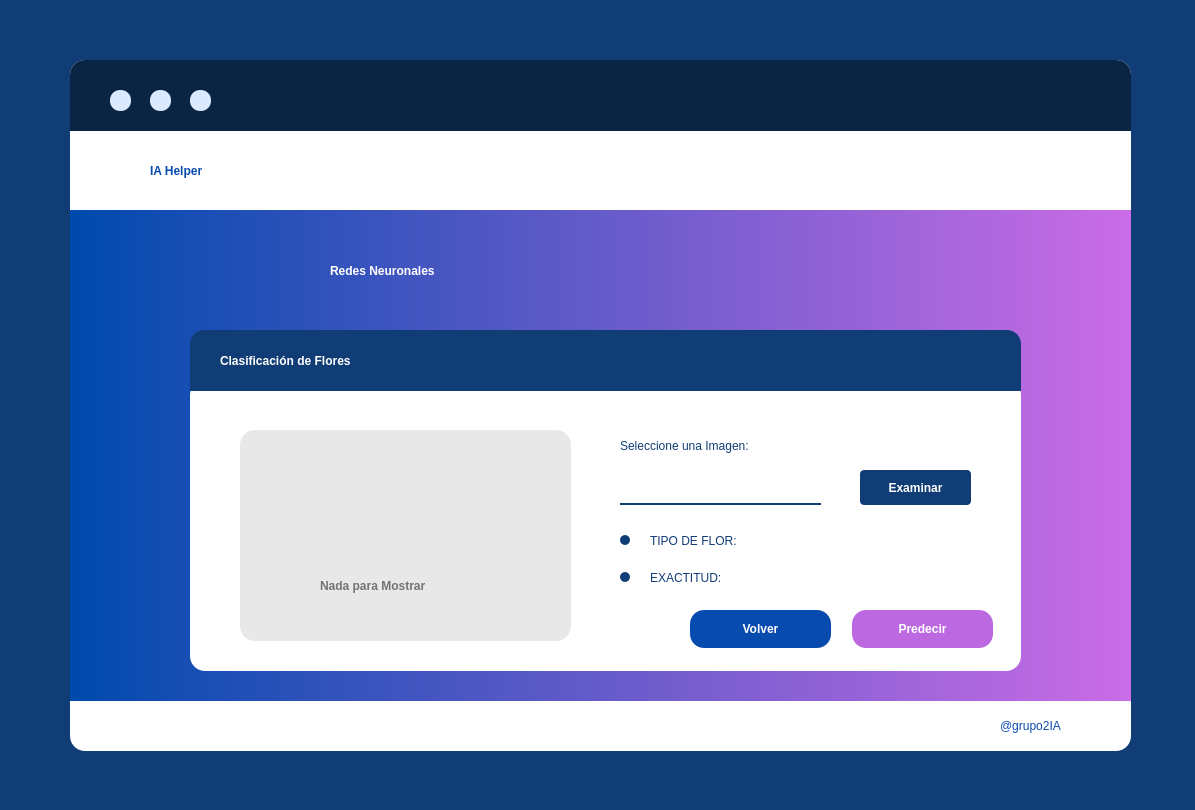
<?xml version="1.0" encoding="UTF-8"?>
<ui version="4.0">
 <class>MainWindow</class>
 <widget class="QMainWindow" name="MainWindow">
  <property name="geometry">
   <rect>
    <x>0</x>
    <y>0</y>
    <width>1195</width>
    <height>810</height>
   </rect>
  </property>
  <property name="windowTitle">
   <string>MainWindow</string>
  </property>
  <property name="styleSheet">
   <string notr="true">background-color: rgb(17, 61, 118);</string>
  </property>
  <widget class="QWidget" name="centralwidget">
   <widget class="QFrame" name="frame">
    <property name="geometry">
     <rect>
      <x>70</x>
      <y>60</y>
      <width>1061</width>
      <height>691</height>
     </rect>
    </property>
    <property name="styleSheet">
     <string notr="true">background-color: rgb(255, 255, 255);
border-radius:15px;</string>
    </property>
    <property name="frameShape">
     <enum>QFrame::StyledPanel</enum>
    </property>
    <property name="frameShadow">
     <enum>QFrame::Raised</enum>
    </property>
    <widget class="QFrame" name="frame_2">
     <property name="geometry">
      <rect>
       <x>0</x>
       <y>150</y>
       <width>1061</width>
       <height>491</height>
      </rect>
     </property>
     <property name="styleSheet">
      <string notr="true">background-color: qlineargradient(spread:pad, x1:0, y1:0, x2:1, y2:0, stop:0 rgba(0, 74, 173, 1), stop:1 rgba(203, 108, 230, 1));
border-radius:0;
</string>
     </property>
     <property name="frameShape">
      <enum>QFrame::StyledPanel</enum>
     </property>
     <property name="frameShadow">
      <enum>QFrame::Raised</enum>
     </property>
     <widget class="QFrame" name="frame_10">
      <property name="geometry">
       <rect>
        <x>120</x>
        <y>170</y>
        <width>831</width>
        <height>291</height>
       </rect>
      </property>
      <property name="styleSheet">
       <string notr="true">background-color: rgb(255, 255, 255);
border-radius:15px;</string>
      </property>
      <property name="frameShape">
       <enum>QFrame::StyledPanel</enum>
      </property>
      <property name="frameShadow">
       <enum>QFrame::Raised</enum>
      </property>
      <widget class="QGraphicsView" name="Vista">
       <property name="geometry">
        <rect>
         <x>50</x>
         <y>50</y>
         <width>331</width>
         <height>211</height>
        </rect>
       </property>
       <property name="styleSheet">
        <string notr="true">background-color: rgb(232, 232, 232);</string>
       </property>
      </widget>
      <widget class="QLabel" name="label_7">
       <property name="geometry">
        <rect>
         <x>430</x>
         <y>50</y>
         <width>221</width>
         <height>31</height>
        </rect>
       </property>
       <property name="styleSheet">
        <string notr="true">color: #113D76;
background-color: none;
font: 75 12pt &quot;MS Sans Serif&quot;;</string>
       </property>
       <property name="text">
        <string>Seleccione una Imagen:</string>
       </property>
      </widget>
      <widget class="QPushButton" name="Volver">
       <property name="geometry">
        <rect>
         <x>500</x>
         <y>230</y>
         <width>141</width>
         <height>38</height>
        </rect>
       </property>
       <property name="styleSheet">
        <string notr="true">QPushButton{
	background-color: rgb(8, 75, 175);
	border-radius: 14px;
	color: rgb(255, 255, 255);
	font: 75 10pt &quot;MS Shell Dlg 2&quot;;
	font-weight: bold;
}

QPushButton:hover{
	
	background-color: rgb(8, 84, 190);
}
</string>
       </property>
       <property name="text">
        <string>Volver</string>
       </property>
      </widget>
      <widget class="QPushButton" name="Predecir">
       <property name="geometry">
        <rect>
         <x>662</x>
         <y>230</y>
         <width>141</width>
         <height>38</height>
        </rect>
       </property>
       <property name="styleSheet">
        <string notr="true">QPushButton{
	background-color: rgb(188, 105, 225);
	color: rgb(255, 255, 255);
	border-radius: 14px;
	font: 75 10pt &quot;MS Shell Dlg 2&quot;;
	font-weight: bold;
}
QPushButton:hover{
	background-color: rgb(196, 110, 236);
}

</string>
       </property>
       <property name="text">
        <string>Predecir</string>
       </property>
      </widget>
      <widget class="QPushButton" name="Examinar">
       <property name="geometry">
        <rect>
         <x>670</x>
         <y>90</y>
         <width>111</width>
         <height>35</height>
        </rect>
       </property>
       <property name="styleSheet">
        <string notr="true">QPushButton{
	background-color: #113D76;
	color: white;
	border-radius: 4px;
	font: 75 10pt &quot;MS Shell Dlg 2&quot;;
	font-weight: bold;
}
QPushButton:hover{
	
	
	background-color: rgb(21, 84, 156);
}


</string>
       </property>
       <property name="text">
        <string>Examinar</string>
       </property>
      </widget>
      <widget class="QLabel" name="label_8">
       <property name="geometry">
        <rect>
         <x>430</x>
         <y>94</y>
         <width>201</width>
         <height>31</height>
        </rect>
       </property>
       <property name="styleSheet">
        <string notr="true">border-radius:0;
border-bottom:2px solid rgba(17, 61, 118, 1);
padding-bottom: 1px;
font: 11pt &quot;MS Shell Dlg 2&quot;;
color: rgb(17, 61, 118);</string>
       </property>
       <property name="text">
        <string/>
       </property>
      </widget>
      <widget class="QLabel" name="label_9">
       <property name="geometry">
        <rect>
         <x>130</x>
         <y>190</y>
         <width>181</width>
         <height>31</height>
        </rect>
       </property>
       <property name="styleSheet">
        <string notr="true">background-color: none;
color: rgb(115, 115, 115);
font: 75 italic 12pt &quot;MS Sans Serif&quot;;
font-weight: bold;
</string>
       </property>
       <property name="text">
        <string>Nada para Mostrar</string>
       </property>
      </widget>
      <widget class="QLabel" name="label_10">
       <property name="geometry">
        <rect>
         <x>160</x>
         <y>90</y>
         <width>101</width>
         <height>91</height>
        </rect>
       </property>
       <property name="styleSheet">
        <string notr="true">border-image: url(:/newPrefix/C:/Users/aorti/Downloads/imag.png);
border-image: url(:/img/imag.png);
background-color: none;</string>
       </property>
       <property name="text">
        <string/>
       </property>
      </widget>
      <widget class="QFrame" name="frame_12">
       <property name="geometry">
        <rect>
         <x>430</x>
         <y>155</y>
         <width>10</width>
         <height>10</height>
        </rect>
       </property>
       <property name="styleSheet">
        <string notr="true">background-color: #113D76;
border-radius:5px;
border: none;</string>
       </property>
       <property name="frameShape">
        <enum>QFrame::StyledPanel</enum>
       </property>
       <property name="frameShadow">
        <enum>QFrame::Raised</enum>
       </property>
      </widget>
      <widget class="QFrame" name="frame_13">
       <property name="geometry">
        <rect>
         <x>430</x>
         <y>192</y>
         <width>10</width>
         <height>10</height>
        </rect>
       </property>
       <property name="styleSheet">
        <string notr="true">background-color: #113D76;
border-radius:5px;
border: none;</string>
       </property>
       <property name="frameShape">
        <enum>QFrame::StyledPanel</enum>
       </property>
       <property name="frameShadow">
        <enum>QFrame::Raised</enum>
       </property>
      </widget>
      <widget class="QLabel" name="label_11">
       <property name="geometry">
        <rect>
         <x>460</x>
         <y>145</y>
         <width>151</width>
         <height>31</height>
        </rect>
       </property>
       <property name="styleSheet">
        <string notr="true">color: #113D76;
background-color: none;
font: 75 11pt &quot;MS Sans Serif&quot;;</string>
       </property>
       <property name="text">
        <string>TIPO DE FLOR:</string>
       </property>
      </widget>
      <widget class="QLabel" name="label_12">
       <property name="geometry">
        <rect>
         <x>460</x>
         <y>182</y>
         <width>151</width>
         <height>31</height>
        </rect>
       </property>
       <property name="styleSheet">
        <string notr="true">color: #113D76;
background-color: none;
font: 75 11pt &quot;MS Sans Serif&quot;;
</string>
       </property>
       <property name="text">
        <string>EXACTITUD:</string>
       </property>
      </widget>
      <widget class="QLabel" name="label_13">
       <property name="geometry">
        <rect>
         <x>620</x>
         <y>145</y>
         <width>161</width>
         <height>31</height>
        </rect>
       </property>
       <property name="styleSheet">
        <string notr="true">color: #113D76;
background-color: none;
font: 11pt &quot;MS Sans Serif&quot;;</string>
       </property>
       <property name="text">
        <string/>
       </property>
      </widget>
      <widget class="QLabel" name="label_14">
       <property name="geometry">
        <rect>
         <x>590</x>
         <y>182</y>
         <width>81</width>
         <height>31</height>
        </rect>
       </property>
       <property name="styleSheet">
        <string notr="true">color: #113D76;
background-color: none;
font: 11pt &quot;MS Sans Serif&quot;;</string>
       </property>
       <property name="text">
        <string/>
       </property>
      </widget>
     </widget>
     <widget class="QLabel" name="label_3">
      <property name="geometry">
       <rect>
        <x>260</x>
        <y>40</y>
        <width>401</width>
        <height>41</height>
       </rect>
      </property>
      <property name="styleSheet">
       <string notr="true">color: rgb(255, 255, 255);
background-color: none;
font: 75 25pt &quot;MS Sans Serif&quot;;
font-weight: bold;</string>
      </property>
      <property name="text">
       <string>Redes Neuronales</string>
      </property>
     </widget>
     <widget class="QFrame" name="frame_11">
      <property name="geometry">
       <rect>
        <x>120</x>
        <y>120</y>
        <width>831</width>
        <height>61</height>
       </rect>
      </property>
      <property name="styleSheet">
       <string notr="true">background-color: #113D76;
border-top-left-radius: 14px;
border-top-right-radius:14px;</string>
      </property>
      <property name="frameShape">
       <enum>QFrame::StyledPanel</enum>
      </property>
      <property name="frameShadow">
       <enum>QFrame::Raised</enum>
      </property>
      <widget class="QLabel" name="label_2">
       <property name="geometry">
        <rect>
         <x>30</x>
         <y>10</y>
         <width>441</width>
         <height>41</height>
        </rect>
       </property>
       <property name="styleSheet">
        <string notr="true">color: rgb(255, 255, 255);
font: 75 15pt &quot;MS Sans Serif&quot;;
font-weight: bold;</string>
       </property>
       <property name="text">
        <string>Clasificación de Flores</string>
       </property>
      </widget>
     </widget>
     <widget class="QLabel" name="label_6">
      <property name="geometry">
       <rect>
        <x>680</x>
        <y>22</y>
        <width>81</width>
        <height>71</height>
       </rect>
      </property>
      <property name="styleSheet">
       <string notr="true">background-color: none;
border-image: url(:/img/parte2.png);</string>
      </property>
      <property name="text">
       <string/>
      </property>
     </widget>
    </widget>
    <widget class="QFrame" name="frame_3">
     <property name="geometry">
      <rect>
       <x>0</x>
       <y>0</y>
       <width>1061</width>
       <height>71</height>
      </rect>
     </property>
     <property name="styleSheet">
      <string notr="true">background-color: rgb(10, 36, 68);
border-bottom-left-radius: 0px;
border-bottom-right-radius: 0px;</string>
     </property>
     <property name="frameShape">
      <enum>QFrame::StyledPanel</enum>
     </property>
     <property name="frameShadow">
      <enum>QFrame::Raised</enum>
     </property>
     <widget class="QFrame" name="frame_4">
      <property name="geometry">
       <rect>
        <x>40</x>
        <y>30</y>
        <width>21</width>
        <height>21</height>
       </rect>
      </property>
      <property name="styleSheet">
       <string notr="true">background-color: #DCEAFF;
border-radius:10;</string>
      </property>
      <property name="frameShape">
       <enum>QFrame::StyledPanel</enum>
      </property>
      <property name="frameShadow">
       <enum>QFrame::Raised</enum>
      </property>
     </widget>
     <widget class="QFrame" name="frame_5">
      <property name="geometry">
       <rect>
        <x>80</x>
        <y>30</y>
        <width>21</width>
        <height>21</height>
       </rect>
      </property>
      <property name="styleSheet">
       <string notr="true">background-color: #DCEAFF;
border-radius:10
;</string>
      </property>
      <property name="frameShape">
       <enum>QFrame::StyledPanel</enum>
      </property>
      <property name="frameShadow">
       <enum>QFrame::Raised</enum>
      </property>
     </widget>
     <widget class="QFrame" name="frame_9">
      <property name="geometry">
       <rect>
        <x>120</x>
        <y>30</y>
        <width>21</width>
        <height>21</height>
       </rect>
      </property>
      <property name="styleSheet">
       <string notr="true">background-color: #DCEAFF;
border-radius:10
;</string>
      </property>
      <property name="frameShape">
       <enum>QFrame::StyledPanel</enum>
      </property>
      <property name="frameShadow">
       <enum>QFrame::Raised</enum>
      </property>
     </widget>
    </widget>
    <widget class="QLabel" name="label">
     <property name="geometry">
      <rect>
       <x>930</x>
       <y>650</y>
       <width>101</width>
       <height>31</height>
      </rect>
     </property>
     <property name="styleSheet">
      <string notr="true">color: #084BAF;
font: 75 12pt &quot;MS Shell Dlg 2&quot;;</string>
     </property>
     <property name="text">
      <string>@grupo2IA</string>
     </property>
    </widget>
    <widget class="QLabel" name="label_4">
     <property name="geometry">
      <rect>
       <x>80</x>
       <y>90</y>
       <width>111</width>
       <height>41</height>
      </rect>
     </property>
     <property name="styleSheet">
      <string notr="true">color: #084BAF;
background-color: none;
font: 75 15pt &quot;MS Sans Serif&quot;;
font-weight: bold;</string>
     </property>
     <property name="text">
      <string>IA Helper</string>
     </property>
    </widget>
    <widget class="QLabel" name="label_5">
     <property name="geometry">
      <rect>
       <x>10</x>
       <y>78</y>
       <width>61</width>
       <height>61</height>
      </rect>
     </property>
     <property name="styleSheet">
      <string notr="true">border-image: url(:/img/parte1.png);
border-radius:0;</string>
     </property>
     <property name="text">
      <string/>
     </property>
    </widget>
   </widget>
  </widget>
 </widget>
 <resources>
  <include location="res.qrc"/>
 </resources>
 <connections/>
</ui>
